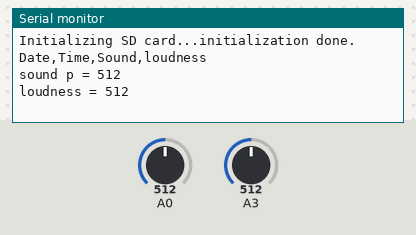
Simulated run of this sketch. Board: Arduino Uno, built with avr-gcc and run on an emulated ATmega328P. Shown: the last lines printed to the serial monitor. The test bench sets the inputs (shaded band); at power-on: A0 = 512, A3 = 512. The local clock reads 2024-03-15 10:24:30 at power-on unless the sketch sets it; storage starts empty.

Above: at 1.2 s.
1.3 s: A0 set to 0
At 2.5 s:
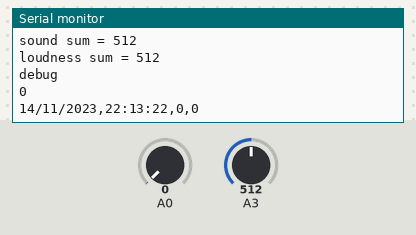
3.5 s: A0 set to 42
At 4.7 s:
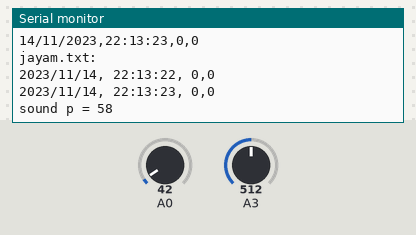
Timing chart, 0 to 6.5 s (numbered marks = the images above; inputs shaded):
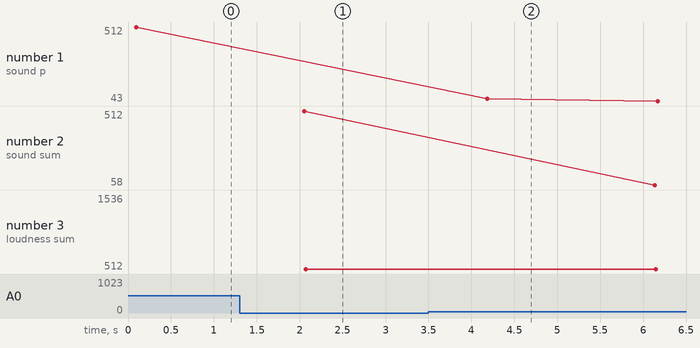

The sketch:

loudness_sound_sdcard_Rtc_12-09-2023.ino
```cpp
#include <RTClib.h>
//hi
#include <SPI.h>
#include <SD.h>
#include <Wire.h>
#include <TimeLib.h>
#include <DS1307RTC.h>
int addition, sum, p, l;
unsigned long startMillis;
unsigned long currentMillis;
const unsigned long period = 60000;
int s = A0;
int sound = A0;
int loudness = A3;
File myFile;
RTC_DS1307 rtc;

void setup() {
  Serial.begin(9600);
  SD.begin();

  while (!Serial);
  if (! rtc.begin()) {
    Serial.println("Couldn't find RTC");
    while (1);
  }
  else {
    rtc.adjust(DateTime(F(__DATE__), F(__TIME__)));
  }
  if (! rtc.isrunning()) {
    Serial.println("RTC is NOT running!");
  }
  Serial.print("Initializing SD card...");
  if (!SD.begin(4)) {
    Serial.println("initialization failed!");
    digitalWrite(7,HIGH);
    delay(1000);
    while (1);
  }
  Serial.println("initialization done.");
  Serial.println("Date,Time,Sound,loudness");
  myFile.print("Date,Time,Sound, loudness");


}
int readsound()
{
  for (int i = 0; i < 32; i++)
  {
    s += analogRead(0);
  }
  s >>= 5;

  //loudness = analogRead(A3);
  return s;
}
int readloudness()
{
  loudness = analogRead(A3);

  return loudness;
}

void loop() {
  int sound, loudness;
  myFile = SD.open("jayam.txt", FILE_WRITE);
  if (myFile) {
    while (analogRead(A0) > 0)
    {
      currentMillis = millis();

      p = readsound();
      Serial.print("sound p = ");
      Serial.println(p);
      delay(1000);
      l = readloudness();
      Serial.print("loudness = ");
      Serial.println(l);
      delay(1000);
      sum += p;
      Serial.print("sound sum = ");
      Serial.println(sum);
      addition += l;
      Serial.print("loudness sum = ");
      Serial.println(addition);
      if (currentMillis - startMillis >= period)
      {
        sound = sum / 60;
        loudness = addition / 60;
        startMillis = currentMillis;
        delay(100);
        break;
      }
    }
    addition = 0;
    sum = 0;


    p = 0;
    l = 0;
    Serial.println("debug");
    Serial.println(p);
    tmElements_t tm;

    if (RTC.read(tm)) {

      Serial.print(tm.Day);
      Serial.print('/');
      Serial.print(tm.Month);
      Serial.print('/');
      Serial.print(tmYearToCalendar(tm.Year));
      Serial.print(",");
      Serial.print(tm.Hour);
      Serial.print(":");
      Serial.print(tm.Minute);
      Serial.print(":");
      Serial.print(tm.Second);
      Serial.print(',');
      Serial.print(sound);
      Serial.print(',');
      Serial.println(loudness);
      myFile.print(tmYearToCalendar(tm.Year));
      myFile.print('/');
      myFile.print(tm.Month);
      myFile.print('/');
      myFile.print(tm.Day);
      myFile.print(",");
      myFile.print(" ");
      myFile.print(tm.Hour);
      myFile.print(":");
      myFile.print(tm.Minute);
      myFile.print(":");
      myFile.print(tm.Second);
      myFile.print(',');
      myFile.print(' ');
      myFile.print(sound);
      myFile.print(',');
      myFile.println(loudness);
      myFile.close();
      digitalWrite(7,HIGH);
      delay(1000);
       digitalWrite(7,LOW);
       delay(10);
    }
    else {
      if (RTC.chipPresent()) {
        Serial.println("The DS1307 is stopped.  Please run the SetTime");
        Serial.println("example to initialize the time and begin running.");
        Serial.println();
      } else {
        Serial.println("DS1307 read error!  Please check the circuitry.");
        Serial.println();
      }
    }
  }
  myFile = SD.open("jayam.txt");
  if (myFile) {

    Serial.println("jayam.txt:");
    // read from the file until there's nothing else in it:
    while (myFile.available()) {
      Serial.write(myFile.read());
    }
    myFile.close();
  }
}
```

Measured:
- after the input at 1.3 s, the serial monitor: prints a new line after 0.79 s (image 1)
- after the input at 3.5 s, the serial monitor: prints a new line after 0.69 s (image 2)
- plotted number 1: 512 → 43 after the input at 3.5 s
- plotted number 2: 512 → 144 after the input at 3.5 s
- plotted number 3: 512 → 1536 after the input at 3.5 s
